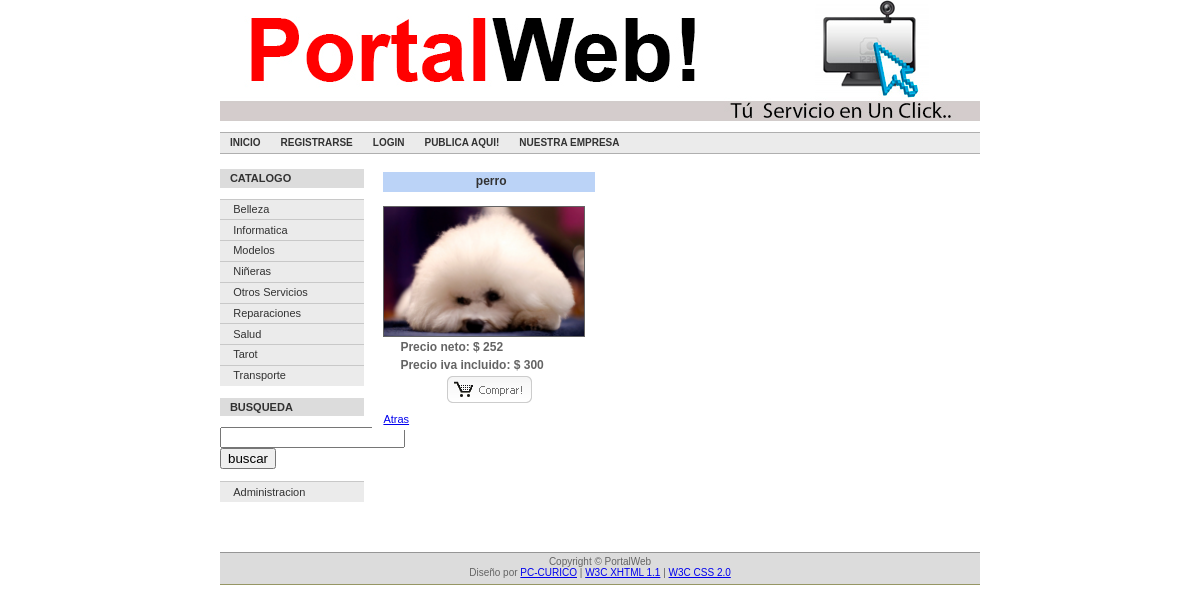
/index.php?ac=detalles&prod=32, run on the app's committed database.
### tables this page shows
CREATE TABLE `categoriaproductos` (
  `CategoriaID` tinyint(4) NOT NULL auto_increment,
  `CategoriaNombre` varchar(20) NOT NULL,
  PRIMARY KEY  (`CategoriaID`)
);

CREATE TABLE `productos` (
  `ProductoID` tinyint(12) NOT NULL auto_increment,
  `ProductoNombre` text NOT NULL,
  `Detalles` text NOT NULL,
  `Precio` int(80) NOT NULL,
  `Stock` varchar(12) NOT NULL,
  `imagen` text,
  `CategoriaID` tinyint(4) NOT NULL,
  PRIMARY KEY  (`ProductoID`),
  KEY `CategoriaID` (`CategoriaID`)
);

### include/paginator.inc.php (called while the page is built, shortened)
<?php
 if(empty($_pagi_cuantos)){
	$_pagi_cuantos = 20;
 }
 if (empty($_GET['_pagi_pg'])){
	$_pagi_actual = 1;
 }else{
    	$_pagi_actual = $_GET['_pagi_pg'];
 }
 $_pagi_inicial = ($_pagi_actual-1) * $_pagi_cuantos;
 $_pagi_sqlLim = $_pagi_sql." LIMIT $_pagi_inicial,$_pagi_cuantos";
 $_pagi_result = mysql_query($_pagi_sqlLim);
?>

### index.php (the view, shortened to what this page needs)
<!DOCTYPE html PUBLIC "-//W3C//DTD XHTML 1.1//EN" "http://www.w3.org/TR/xhtml11/DTD/xhtml11.dtd">
<html xmlns="http://www.w3.org/1999/xhtml" xml:lang="es">
<head>
  <link rel="stylesheet" type="text/css" href="css/estilo.css" />
</head>
<body>
  <div id="wrap">
    <div id="header-seccion"><img src="imagenes/banner.jpg" width="760" height="130" alt="Banner" /></div>
    <div id="header">
      <ul>
        <li><a href="index.php">Inicio</a></li>
        <li><a href="index.php?ac=registro">Registrarse</a></li>
        <li><a href="index.php?ac=cuenta">Login</a></li>
        <li><a href="index.php?ac=proveedor">Publica Aqui!</a></li>
        <li><a href="#">Nuestra Empresa</a></li>
		</ul>
    </div>
    <div id="izq-column">
		<ul>
			<li class="izq-navheader-primero">Catalogo</li>
			<li>
<?php
$_pagi_sql='SELECT * FROM `categoriaproductos` order by CategoriaNombre';
include("include/paginator.inc.php");
if ($fila=mysql_fetch_array($_pagi_result))
	{
					 		do
							 {
							 echo "<a href='index.php?ac=catalogo&cid=".$fila[0]."'>".$fila[1]."</a>";
							 }
                             while( $fila=mysql_fetch_array($_pagi_result) );
	}
?>
			</li>
		</ul>
		<br>
		<ul>
				<li class="izq-navheader-primero">Busqueda</li>
				<li>
			  	<form name="busqueda" method="post" action="index.php?ac=busca">
				               <input name="palabra" type="text" id="palabra">
		        		       <input type="submit" name="Submit" value="buscar">
		        </form>
		        </li>
		</ul>
		<br>
		<ul>
		<li><a href="admin/login.php">Administracion</a></li>
		</ul>
    </div>
<?php
switch ($_GET['ac']) {
    case 'detalles':
        include('contenidos/detalles.php');
        break;
}
include ("contenidos/abajo.php");
?>

### contenidos/detalles.php (shortened to what this page needs)
<?php
$ProductoID=$_GET['prod'];
$con=conectarse();
$query="select * from productos where ProductoID='$ProductoID'";
$consulta=mysql_query($query,$con);
$fila=mysql_fetch_array($consulta);
?>
<div id="medio-column">
<table class="clasetabla">
	<div class="medio-column-caja-blanco">
	<tr>
		<td colspan="2">
				<div class="medio-column-caja-titulo-azul"><?php echo $fila['ProductoNombre']; ?> </div>
		</td>
	</tr>
	<tr>
		<td>
				<a href="javascript:imagenzoom('<?php echo $fila['ProductoNombre']; ?>','<?php echo $fila['imagen']; ?>','400','400');">
                        <img src="imagenes/productos/<?php echo $fila['imagen'];?>" class="medio-column-img-izq" width="200"  alt="<?php echo $fila['ProductoNombre']; ?>"> </a>
		</td>
		<td class="estilocelda4">
		</td>
	</tr>
	<tr>
		<td colspan="2" class="estilocelda6">
            Precio neto: $  <?php echo round($fila[Precio]/(1.19)); ?>
		</td>
	</tr>
	<tr>
		<td colspan="2" class="estilocelda6">
            Precio iva incluido: $ <?php echo $fila[Precio]; ?>
		</td>
	</tr>
	<tr>
		<td colspan="2" class="estiloceldaF">
			<a href="agregar.php?<?php echo SID ?>&id=<?php echo $fila['ProductoID']; ?>"><img src="imagenes/sitio/comp_normal.gif"></a>
        </td>
	</tr>
	<tr>
			<td colspan="2" class="estilocelda4"><a href="javascript:history.back()">Atras</a></td>
	</tr>
      </div>
	</table>
</div>

### contenidos/abajo.php
    <div id="pie">
       	Copyright &copy; PortalWeb <br />Diseño por <a href="mailto:jcares@pccurico.cl">PC-CURICO</a> | <a href="http://validator.w3.org/check?uri=referer" title="Validate code as W3C XHTML 1.1 Strict Compliant">W3C XHTML 1.1</a> | <a href="http://jigsaw.w3.org/css-validator/" title="Validate Style Sheet as W3C CSS 2.0 Compliant">W3C CSS 2.0</a>
    </div>
  </div>
</body>
</html>

### css/estilo.css (style rules this page uses)
body { font-size: 62.5%; margin: 0em auto; padding: 0em; background: url(../imagenes/sitio/fondo.gif) top center repeat-y; font-family: Verdana,Tahoma, Arial,sans-serif; }
#wrap { width: 76em; margin: 0em auto; }
#header-seccion { width: 76em; margin: 0em 0em 0em 0em; }
#header { clear: both; margin: 0em 0em 1.5em 0em; border-top: solid 0.1em rgb(175,175,175); border-bottom: solid 0.1em rgb(175,175,175); background-color: rgb(235,235,235); text-transform: uppercase; line-height: 2.0em; height: 2.0em; color: rgb(50,50,50); }
#header ul { margin: 0em; padding: 0em; list-style: none; font-weight: bold; font-size: 1.0em; }
#header li { float: left; white-space: nowrap; }
#header li a { display: block; padding: 0em 1.0em 0em 1.0em; border-der: solid 0.1em rgb(175,175,175); background-color: rgb(235,235,235); text-decoration: none; color: rgb(50,50,50); }
#izq-column { width: 20%; float: left; vertical-align: top; background-color: rgb(255,255,255); font-size: 1.1em; color: rgb(50,50,50); }
#izq-column ul { width: 95%; padding: 0em; margin: 0em; list-style: none; }
#izq-column li { margin: 0em 0em 0em 0em; }
#izq-column li a { display: block; padding: 0.3em 0.7em 0.2em 1.2em; border-izq: solid 0.5em rgb(235,235,235); border-top: solid 0.1em rgb(200,200,200); background-color: rgb(235,235,235); text-decoration: none; font-weight: normal; color: rgb(50,50,50); height: 1.3em; }
#izq-column .izq-navheader-primero { display: block; margin: 0em 0em 1.0em 0em; padding: 0.3em 0.7em 0.3em 0.9em; border-left: solid 0em rgb(255,210,113); background-color: rgb(220,220,220); text-transform: uppercase; text-decoration: none; font-weight: bold; color: rgb(50,50,50); }
#medio-column { float: left; width: 77%; padding: 0em 0.6em 0em 0.7em; background-color: rgb(255,255,255); color: rgb(100,100,100); line-height: 1.3em; font-size: 1.2em; }
.medio-column-caja-titulo-azul { clear: both; display: block; margin: 0em 0em 0.5em 0em; padding: 0.2em 0em 0.2em 0.3em; background-color: rgb(187,211,247); font-weight: bold; color: rgb(50,50,50); }
.medio-column-img-izq { float: left; margin: 0.3em 0.5em 0em 0em; border: solid 1px rgb(100,100,100); }
#pie { clear: both; float: left; width: 76em; height: 2.5em; margin: 5em 0em 1.0em 0em; padding: 0.25em 0em 0.3em 0em; border-top: solid 0.1em rgb(150,150,150); border-bottom: solid 0.1em rgb(150,150,100); background-color: rgb(220,220,220); text-align: center; color: rgb(100,100,100); font-size: 1.0em; }
td { font-family:verdana,arial; font-size:1.0em; text-align:center; }
.estiloceldaF { color:rgb(100,100,100); font-weight:bold; font-size:10pt; text-align:center; }
.estiloceldaF a:link { color: #ffffff; background-color: transparent; text-decoration: none; font-size: 12px; }
.estilocelda4 { color:rgb(100,100,100); font-size: 11px; text-align:left; float: center; }
.estilocelda6 { color:rgb(100,100,100); font-size: 12px; text-align:left; float: center; padding: 0em 0em 0em 1.5em; font-weight:bold; }

### data on the page
categoriaproductos: CategoriaNombre "Belleza"
categoriaproductos: CategoriaNombre "Informatica"
categoriaproductos: CategoriaNombre "Modelos"
categoriaproductos: CategoriaNombre "Niñeras"
categoriaproductos: CategoriaNombre "Otros Servicios"
categoriaproductos: CategoriaNombre "Reparaciones"
categoriaproductos: CategoriaNombre "Salud"
categoriaproductos: CategoriaNombre "Tarot"
categoriaproductos: CategoriaNombre "Transporte"
productos: ProductoNombre "perro", imagen (picture), $fila[Precio]/(1.19) "252", Precio "300"
